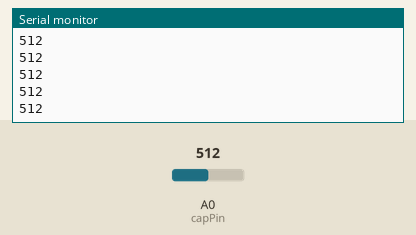
Simulated run of this sketch. Board: Arduino Uno, built with avr-gcc and run on an emulated ATmega328P. On the bench: the last lines printed to the serial monitor. Inputs (shaded band) come from the test bench; at power-on: A0 (capPin) = 512.

Above: at 1.2 s.
1.3 s: A0 (capPin) set to 716
At 2.4 s:
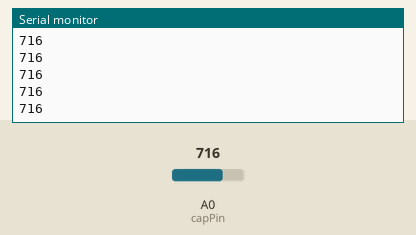
2.8 s: A0 (capPin) set to 900
At 3.9 s:
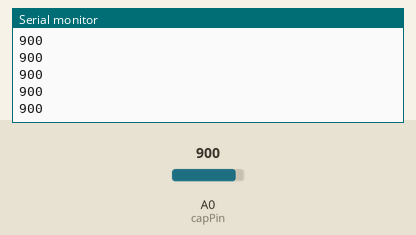
Timing chart, 0 to 5.8 s (numbered marks = the images above; inputs shaded):
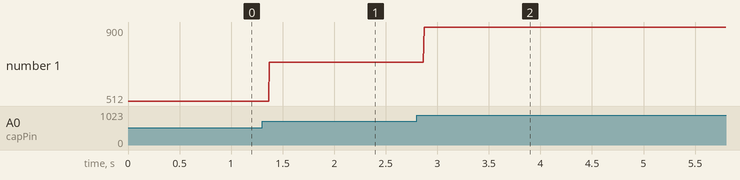

The sketch:

CapacitorGraph.ino
```cpp
// Variable Declaration and Initialization //

int capPin = A0;
long capVoltage;

void setup() {


  Serial.begin(9600); // Starts serial communication


}
void loop() {


  capVoltage = analogRead(capPin); // Reads voltage on the Analog pin A0
  Serial.println(capVoltage); // Prints and plots the voltage on Serial Monitor and Plotter


}
```

Measured:
- after the input at 1.3 s, the serial monitor: prints a new line after 0.07 s (image 1)
- after the input at 2.8 s, the serial monitor: prints a new line after 0.07 s (image 2)
- plotted number 1: 512 → 716 after the input at 1.3 s, 716 → 900 after the input at 2.8 s
